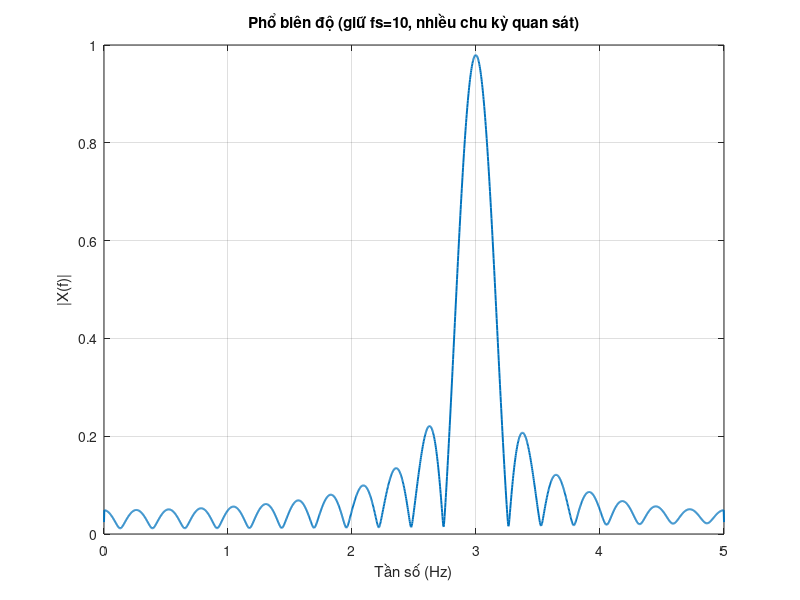

Source code (MATLAB):
clear; close all; clc;

f  = 13;    % tần số thật
fs = 10;    % tần số lấy mẫu (giữ nguyên để thấy alias = 3 Hz)

% Tăng số chu kỳ quan sát (ví dụ 50 chu kỳ)
num_cycles = 50;
t1 = 0:1/fs: num_cycles*(1/f);
x1 = sin(2*pi*f*t1);

N = length(x1);
Nfft = 4096;                 % zero-pad để nội suy phổ mượt hơn
X = fft(x1, Nfft);

% Chuẩn hoá đúng và lấy nửa phổ
P2 = abs(X)/N;
P1 = P2(1:Nfft/2+1);
P1(2:end-1) = 2*P1(2:end-1);

f_axis = (0:(Nfft/2))*(fs/Nfft);

figure;
plot(f_axis, P1, 'LineWidth',1.4);
xlim([0 fs/2]);
grid on;
xlabel('Tần số (Hz)'); ylabel('|X(f)|');
title('Phổ biên độ (giữ fs=10, nhiều chu kỳ quan sát)');
